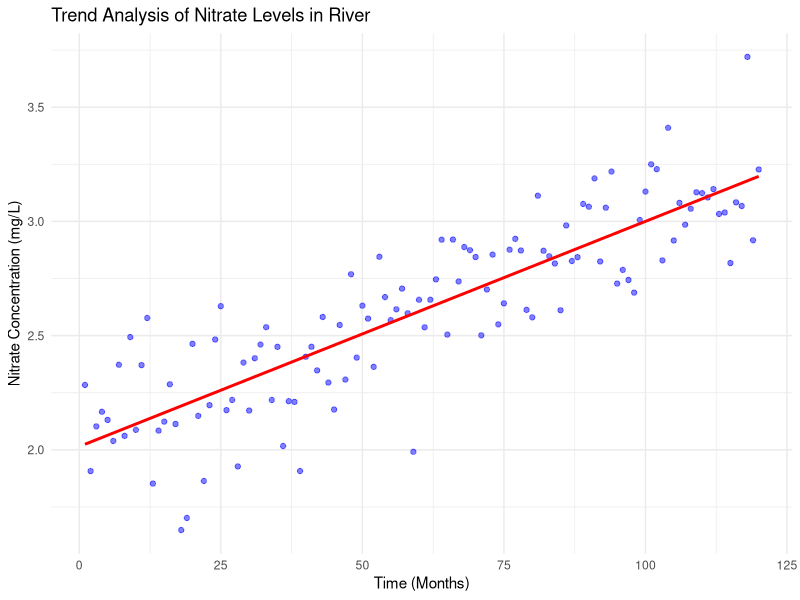

Source code (R):
## ---- chunk 1
# Load necessary libraries
library(dplyr)

# Set seed for reproducibility
set.seed(42)

# Generate synthetic manganese concentration data
Mn_values <- c(3.5, 2.8, 4.1, 3.9, 5.2, 4.8, 6.0, 5.7,  # Well 1
               3.2, 2.5, 3.8, 3.7, 5.0, 4.6, 5.8, 5.5,  # Well 2
               3.6, 3.0, 4.2, 4.0, 5.3, 4.9, 6.1, 5.8,  # Well 3
               3.3, 2.6, 3.9, 3.8, 5.1, 4.7, 5.9, 5.6)  # Well 4

# Create a data frame
Mn2Data8 <- data.frame(
  Mn = Mn_values,
  Location = rep(c("Well1", "Well2", "Well3", "Well4"), each = 8),
  Time = rep(paste0("Q", 1:8), times = 4)
)

# Convert factors
Mn2Data8$Location <- as.factor(Mn2Data8$Location)
Mn2Data8$Time <- as.factor(Mn2Data8$Time)

# Display the first few rows
head(Mn2Data8)
## ---- chunk 2
# Step 1: Check for Spatial Variability
Mn2.anova1 <- aov(Mn ~ Location + Time, data = Mn2Data8)
summary(Mn2.anova1)
## ---- chunk 3
# Step 2: Check for Temporal Effects
Mn2.anova2 <- aov(Mn ~ Time + Location, data = Mn2Data8)
summary(Mn2.anova2)
## ---- chunk 4
# Load necessary libraries
library(ggplot2)
library(lmtest)

# Simulated ecological data: Nitrate levels in a river over time
set.seed(42)
time <- 1:120  # 10 years of monthly data
nitrate_levels <- 2 + 0.01 * time + rnorm(120, mean = 0, sd = 0.2)  # Simulated increasing trend

# Create a data frame
data <- data.frame(time = time, nitrate = nitrate_levels)

# Fit linear regression model
model <- lm(nitrate ~ time, data = data)

# Summary of the regression
summary(model)

# Extract p-value and slope
slope <- coef(model)[2]
p_value <- summary(model)$coefficients[2,4]

# Decision based on p-value
alpha <- 0.05
if (p_value < alpha) {
  print(paste("Significant trend detected with slope:", round(slope, 4)))
} else {
  print("No significant trend detected.")
}

# Plot the trend with regression line
ggplot(data, aes(x = time, y = nitrate)) +
  geom_point(color = "blue", alpha = 0.5) +
  geom_smooth(method = "lm", color = "red", se = FALSE) +
  labs(title = "Trend Analysis of Nitrate Levels in River",
       x = "Time (Months)", y = "Nitrate Concentration (mg/L)") +
  theme_minimal()
